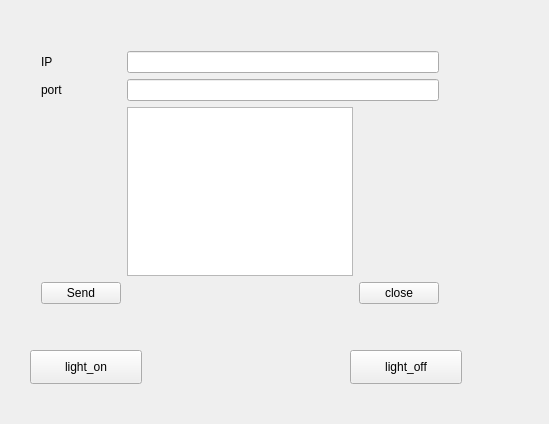
<?xml version="1.0" encoding="UTF-8"?>
<ui version="4.0">
 <class>Widget</class>
 <widget class="QWidget" name="Widget">
  <property name="geometry">
   <rect>
    <x>0</x>
    <y>0</y>
    <width>549</width>
    <height>424</height>
   </rect>
  </property>
  <property name="windowTitle">
   <string>Widget</string>
  </property>
  <widget class="QWidget" name="layoutWidget">
   <property name="geometry">
    <rect>
     <x>30</x>
     <y>40</y>
     <width>420</width>
     <height>275</height>
    </rect>
   </property>
   <layout class="QGridLayout" name="gridLayout">
    <item row="0" column="0">
     <widget class="QLabel" name="IP_label">
      <property name="text">
       <string>IP</string>
      </property>
     </widget>
    </item>
    <item row="0" column="1" colspan="2">
     <widget class="QLineEdit" name="IP_lineEdit"/>
    </item>
    <item row="1" column="0">
     <widget class="QLabel" name="port_label_2">
      <property name="text">
       <string>port</string>
      </property>
     </widget>
    </item>
    <item row="1" column="1" colspan="2">
     <widget class="QLineEdit" name="port_lineEdit_2"/>
    </item>
    <item row="2" column="1">
     <widget class="QTextEdit" name="textEdit"/>
    </item>
    <item row="3" column="0">
     <widget class="QPushButton" name="send_bt">
      <property name="text">
       <string>Send</string>
      </property>
     </widget>
    </item>
    <item row="3" column="2">
     <widget class="QPushButton" name="pushButton_2">
      <property name="text">
       <string>close</string>
      </property>
     </widget>
    </item>
   </layout>
  </widget>
  <widget class="QPushButton" name="light_on">
   <property name="geometry">
    <rect>
     <x>30</x>
     <y>350</y>
     <width>112</width>
     <height>34</height>
    </rect>
   </property>
   <property name="text">
    <string>light_on</string>
   </property>
  </widget>
  <widget class="QPushButton" name="pushButton_3">
   <property name="geometry">
    <rect>
     <x>350</x>
     <y>350</y>
     <width>112</width>
     <height>34</height>
    </rect>
   </property>
   <property name="text">
    <string>light_off</string>
   </property>
  </widget>
 </widget>
 <layoutdefault spacing="6" margin="11"/>
 <resources/>
 <connections/>
</ui>
